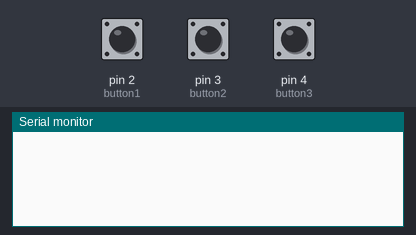
This sketch was run on a simulated Arduino Uno, built with avr-gcc and run on an emulated ATmega328P. Shown: the last lines printed to the serial monitor. The test bench sets the inputs (shaded band); at power-on: pin 2 (button1) HIGH, pin 3 (button2) HIGH, pin 4 (button3) HIGH.

Above: at 1.2 s.
1.3 s: pin 2 (button1) pulled LOW for 0.15 s
At 1.7 s:
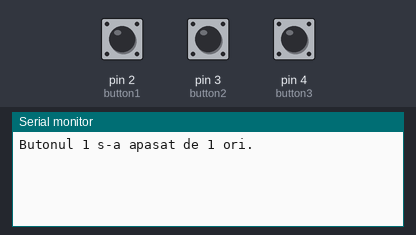
2.9 s: pin 3 (button2) pulled LOW for 0.15 s
At 4.1 s:
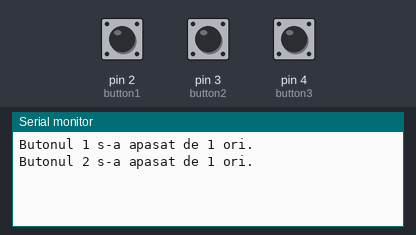
4.5 s: pin 4 (button3) pulled LOW for 0.15 s
At 5.3 s:
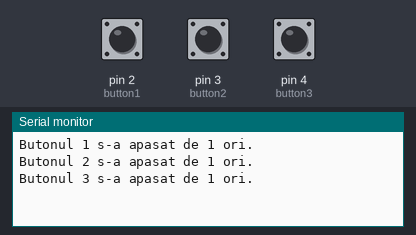
6.1 s: pin 2 (button1) pulled LOW for 1 s
At 8.2 s:
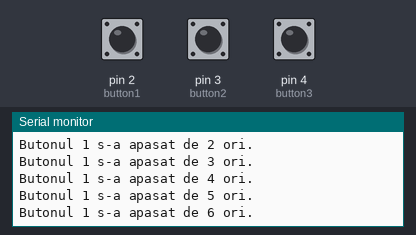
8.6 s: pin 3 (button2) pulled LOW for 1 s
At 10.3 s:
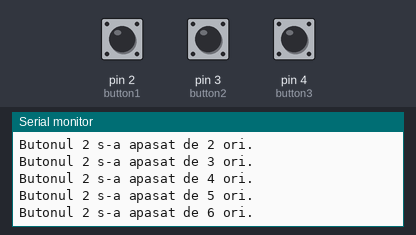
11.1 s: pin 4 (button3) pulled LOW for 1 s
At 12.2 s:
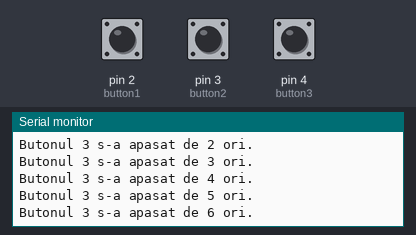
Timing chart, 0 to 14.1 s (numbered marks = the images above; inputs shaded):
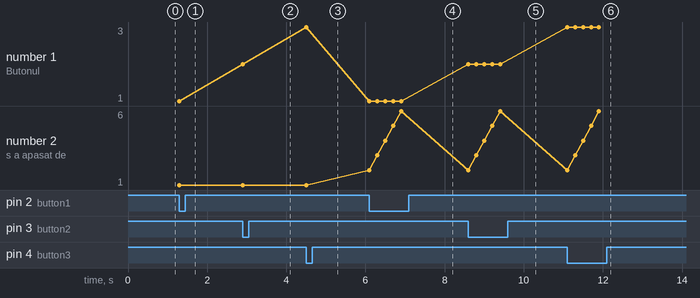

The sketch:

sketch_buttons.ino
```cpp
const int button1 = 2;
const int button2 = 3;
const int button3 = 4;
int a1 = 0;
int a2 = 0;
int a3 = 0;

void setup() {
  pinMode(button1, INPUT); //se intapla si implicit
  pinMode(button2, INPUT);
  pinMode(button3, INPUT);
  Serial.begin(9600);
}

void loop() {
  if (digitalRead(button1) == LOW) {
    a1++;
    Serial.print("Butonul 1 s-a apasat de ");
    Serial.print(a1, DEC);
    Serial.print(" ori.");
    Serial.println();
    //debouncing software
    delay(200);
  }
  if (digitalRead(button2) == LOW) {
    a2++;
    Serial.print("Butonul 2 s-a apasat de ");
    Serial.print(a2, DEC);
    Serial.print(" ori.");
    Serial.println();
    //debouncing software
    delay(200);
  }
  if (digitalRead(button3) == LOW) {
    a3++;
    Serial.print("Butonul 3 s-a apasat de ");
    Serial.print(a3, DEC);
    Serial.print(" ori.");
    Serial.println();
    //debouncing software
    delay(200);
  }
}
```

Measured:
- after the input at 1.3 s, the serial monitor: prints a new line at once (image 1)
- after the input at 2.9 s, the serial monitor: prints a new line at once (image 2)
- after the input at 4.5 s, the serial monitor: prints a new line at once (image 3)
- after the input at 6.1 s, the serial monitor: prints a new line at once (image 4)
- after the input at 8.6 s, the serial monitor: prints a new line at once (image 5)
- after the input at 11.1 s, the serial monitor: prints a new line at once (image 6)
- plotted number 1: 1 → 2 after the input at 2.9 s, 2 → 3 after the input at 4.5 s
- plotted number 2: 1 → 6 after the input at 6.1 s
